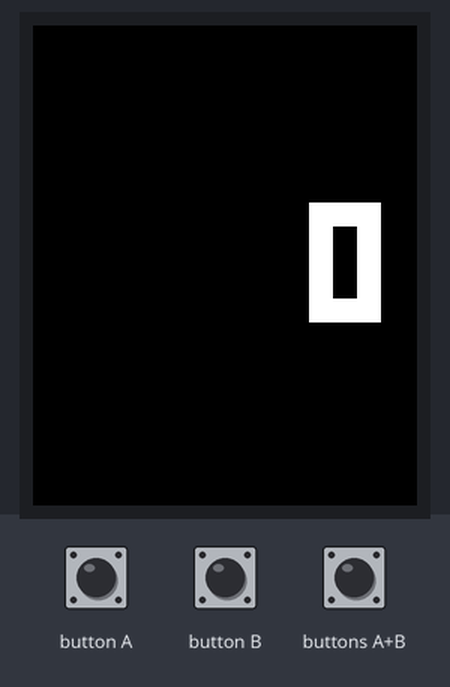
A program run on a simulated BBC micro:bit running MicroPython. Parts: 128×160 colour display. The test bench sets the inputs (shaded band). Library files of the repository ran but are not shown: st7735.py.

Above: at 1.3 s.
1.4 s: button A pressed for 0.15 s
At 2.6 s:
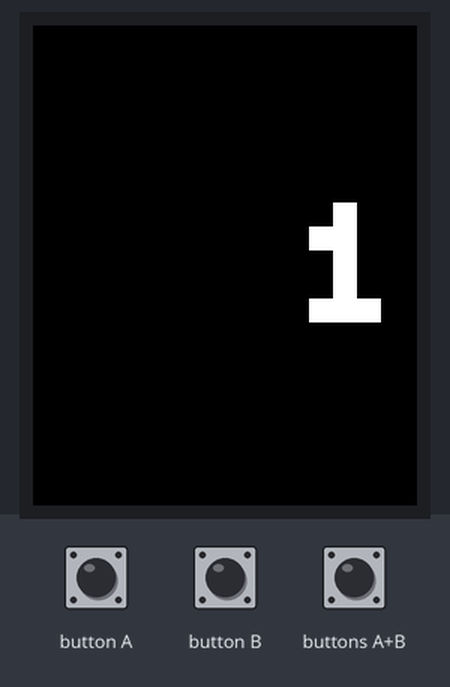
3.0 s: button A pressed for 1 s
At 3.7 s:
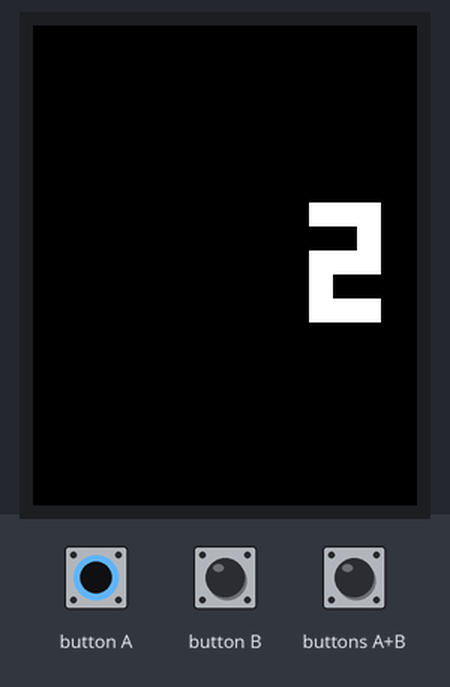
5.5 s: buttons A+B pressed for 0.15 s
At 7.2 s:
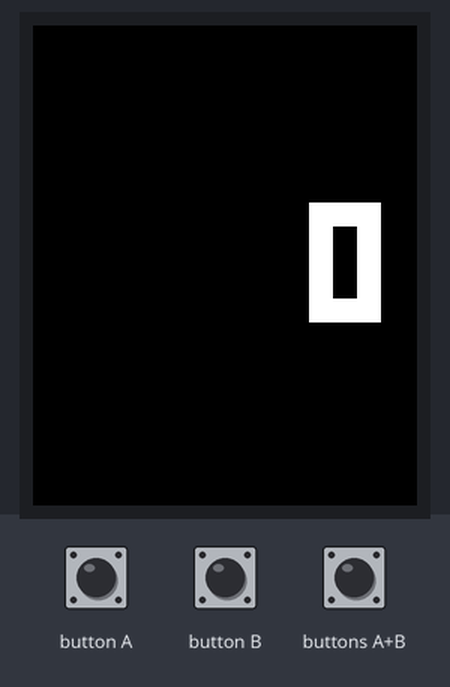
Timing chart, 0 to 8.7 s (numbered marks = the images above; inputs shaded):
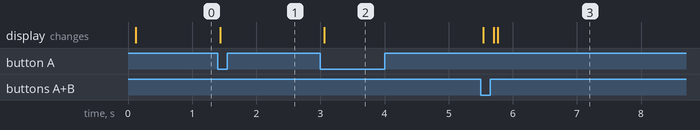

The program:

main.py
```python
# Sample: zahlen-zaehler  (1.8" TFT SPI Display, ST7735)
# Board:   BBC micro:bit V2.2
# Sprache: MicroPython
#
# Ziel: Knopf A zaehlt hoch, Knopf B runter, A+B setzt auf 0 zurueck -
#       wie "zaehler" beim TM1637, aber auf dem Farbdisplay mit einer
#       selbstgebauten 4-stelligen Blockschrift.
#
#       Performance-Punkt: NICHT bei jedem Update display.fill() auf dem
#       ganzen Bildschirm aufrufen (128x160 Pixel dauern spuerbar). Stattdessen
#       wird jede der 4 Ziffern mit dem vorherigen Wert verglichen und nur
#       die tatsaechlich veraenderten Ziffern-Rechtecke neu gezeichnet.
#       Bei einem einfachen Hoch-/Runterzaehler aendert sich meistens nur
#       die letzte Ziffer - der Rest bleibt unangetastet.
#
# --------------------------------------------------------------------------
# Verkabelung  (wie alle st7735-Samples)
#   Display SCK -> P13   Display SDA/MOSI -> P15   Display A0/DC -> P12
#   Display RESET -> P16   Display CS -> P8   Display LED/VCC -> 3V   GND -> GND
# --------------------------------------------------------------------------

from microbit import pin8, pin12, pin16, button_a, button_b, sleep
from st7735 import ST7735, BLACK, WHITE

display = ST7735(cs=pin8, dc=pin12, rst=pin16)

# 3x5-Punkte-Blockschrift, '1' = Pixel an
_FONT = {
    "0": ("111", "101", "101", "101", "111"),
    "1": ("010", "110", "010", "010", "111"),
    "2": ("111", "001", "111", "100", "111"),
    "3": ("111", "001", "111", "001", "111"),
    "4": ("101", "101", "111", "001", "001"),
    "5": ("111", "100", "111", "001", "111"),
    "6": ("111", "100", "111", "101", "111"),
    "7": ("111", "001", "010", "010", "010"),
    "8": ("111", "101", "111", "101", "111"),
    "9": ("111", "101", "111", "001", "111"),
    " ": ("000", "000", "000", "000", "000"),
}

SCALE = 8                       # ein Blockschrift-Pixel = 8x8 Bildschirm-Pixel
DIGIT_W = 3 * SCALE + 6         # Ziffernbreite + kleiner Abstand
DIGIT_H = 5 * SCALE
X0, Y0 = 4, 60                  # Startposition der 4-stelligen Anzeige


def draw_digit(index, char):
    x = X0 + index * DIGIT_W
    display.fill_rect(x, Y0, DIGIT_W, DIGIT_H, BLACK)  # nur DIESE Zelle loeschen
    rows = _FONT[char]
    for row in range(5):
        for col in range(3):
            if rows[row][col] == "1":
                display.fill_rect(x + col * SCALE, Y0 + row * SCALE, SCALE, SCALE, WHITE)


zaehler = 0
letzter_text = "    "  # erzwingt beim ersten Durchlauf, dass alle 4 Ziffern gezeichnet werden

while True:
    if button_a.is_pressed() and button_b.is_pressed():
        zaehler = 0
    elif button_a.was_pressed():
        zaehler = zaehler + 1
    elif button_b.was_pressed():
        zaehler = zaehler - 1
    zaehler = max(0, min(9999, zaehler))

    text = "{:>4d}".format(zaehler)
    for i in range(4):
        if text[i] != letzter_text[i]:
            draw_digit(i, text[i])
    letzter_text = text

    sleep(50)
```

Measured:
- after the input at 1.4 s, the display: changes at once (image 1)
- after the input at 3.0 s, the display: changes after 0.06 s (image 2)
- after the input at 5.5 s, the display: changes at once (image 3)
